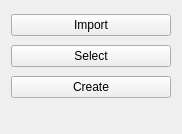
             <widget class="QWidget" name="page_2">
              <property name="geometry">
               <rect>
                <x>0</x>
                <y>0</y>
                <width>182</width>
                <height>134</height>
               </rect>
              </property>
              <property name="sizePolicy">
               <sizepolicy hsizetype="Preferred" vsizetype="Expanding">
                <horstretch>0</horstretch>
                <verstretch>0</verstretch>
               </sizepolicy>
              </property>
              <property name="styleSheet">
               <string notr="true"/>
              </property>
              <attribute name="icon">
               <iconset resource="res/resource_boot.qrc">
                <normaloff>:/newPrefix/icons/bootstrap-icons-1.10.3/table.svg</normaloff>:/newPrefix/icons/bootstrap-icons-1.10.3/table.svg</iconset>
              </attribute>
              <attribute name="label">
               <string>Create Table</string>
              </attribute>
              <layout class="QGridLayout" name="gridLayout_5">
               <property name="sizeConstraint">
                <enum>QLayout::SizeConstraint::SetMinimumSize</enum>
               </property>
               <item row="1" column="0" colspan="2">
                <widget class="FadingButton" name="pushButton_3">
                 <property name="styleSheet">
                  <string notr="true"/>
                 </property>
                 <property name="text">
                  <string>Select</string>
                 </property>
                 <property name="icon">
                  <iconset resource="res/resource_boot.qrc">
                   <normaloff>:/newPrefix/icons/bootstrap-icons-1.10.3/layout-text-window-reverse.svg</normaloff>:/newPrefix/icons/bootstrap-icons-1.10.3/layout-text-window-reverse.svg</iconset>
                 </property>
                 <property name="checkable">
                  <bool>true</bool>
                 </property>
                </widget>
               </item>
               <item row="0" column="0" colspan="2">
                <widget class="FadingButton" name="pushButton_2">
                 <property name="styleSheet">
                  <string notr="true"/>
                 </property>
                 <property name="text">
                  <string>Import</string>
                 </property>
                 <property name="icon">
                  <iconset resource="res/resource_boot.qrc">
                   <normaloff>:/newPrefix/icons/bootstrap-icons-1.10.3/file-earmark-arrow-up.svg</normaloff>:/newPrefix/icons/bootstrap-icons-1.10.3/file-earmark-arrow-up.svg</iconset>
                 </property>
                 <property name="checkable">
                  <bool>true</bool>
                 </property>
                 <property name="checked">
                  <bool>false</bool>
                 </property>
                 <property name="flat">
                  <bool>false</bool>
                 </property>
                </widget>
               </item>
               <item row="2" column="0" colspan="2">
                <widget class="FadingButton" name="pushButton_4">
                 <property name="styleSheet">
                  <string notr="true"/>
                 </property>
                 <property name="text">
                  <string>Create</string>
                 </property>
                 <property name="icon">
                  <iconset resource="res/resource_boot.qrc">
                   <normaloff>:/newPrefix/icons/bootstrap-icons-1.10.3/arrow-repeat.svg</normaloff>:/newPrefix/icons/bootstrap-icons-1.10.3/arrow-repeat.svg</iconset>
                 </property>
                 <property name="checkable">
                  <bool>true</bool>
                 </property>
                </widget>
               </item>
               <item row="3" column="0">
                <spacer name="verticalSpacer_2">
                 <property name="orientation">
                  <enum>Qt::Orientation::Vertical</enum>
                 </property>
                 <property name="sizeType">
                  <enum>QSizePolicy::Policy::Minimum</enum>
                 </property>
                 <property name="sizeHint" stdset="0">
                  <size>
                   <width>20</width>
                   <height>20</height>
                  </size>
                 </property>
                </spacer>
               </item>
              </layout>
             </widget>
